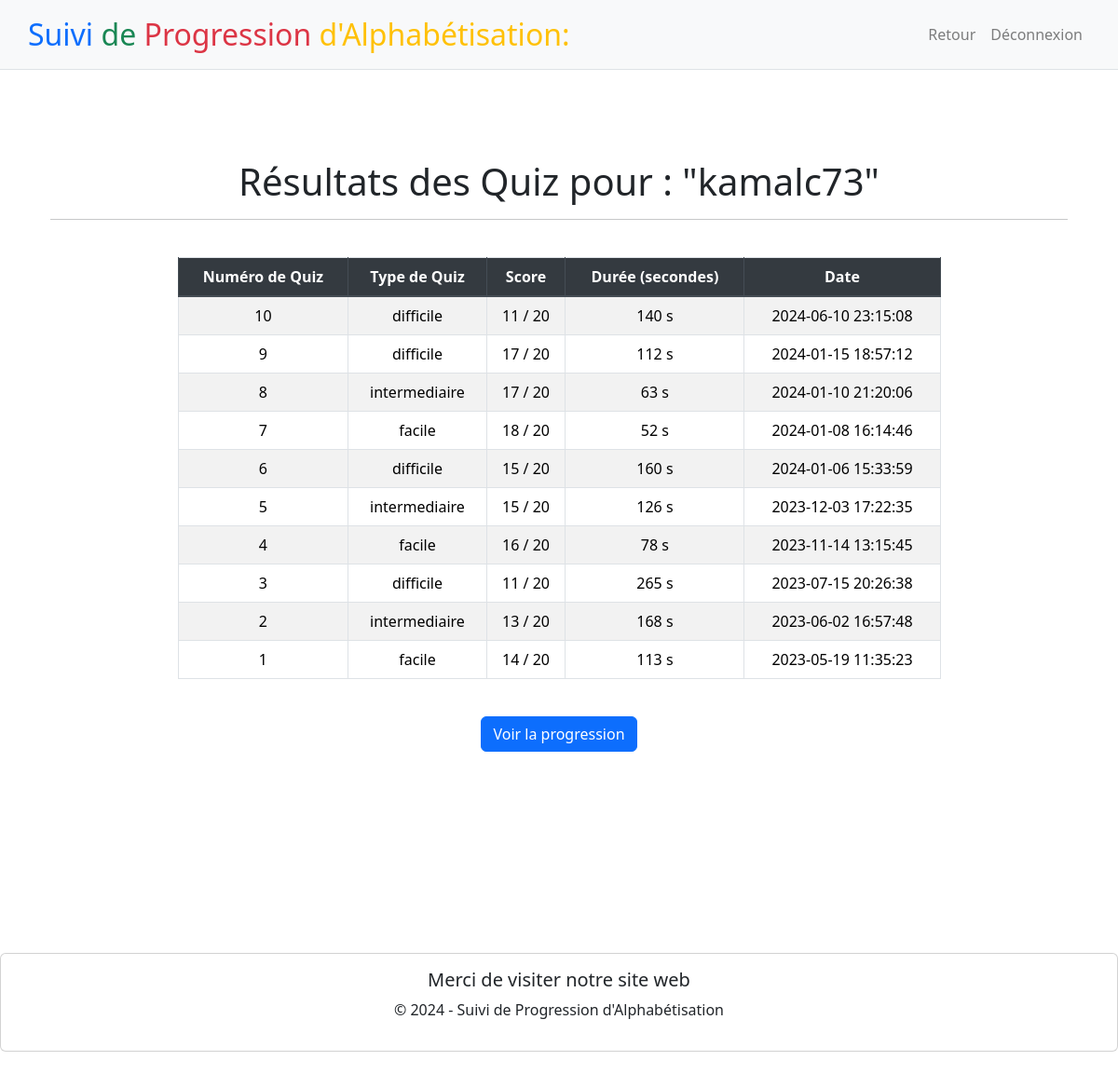
Page /voirResults (signed in) on the committed database.
### tables this page shows
CREATE TABLE user (
    id INTEGER PRIMARY KEY AUTOINCREMENT,
    username VARCHAR(25) NOT NULL UNIQUE,
    password VARCHAR(25) NOT NULL,
    type VARCHAR(10) NOT NULL
);

CREATE TABLE "quiz" (
    id INTEGER PRIMARY KEY AUTOINCREMENT,
    type TEXT NOT NULL,
    datetime DATETIME NOT NULL,
    duree INTEGER,
    score INTEGER,
    id_user INTEGER,
    FOREIGN KEY (id_user) REFERENCES user(id)
);

### app.py (the view)
@app.route("/voirResults", methods=["GET"])
def voirResults():
    if request.method == 'GET' and 'user_id' in session:
        user_id = session['user_id']
        conn = sqlite3.connect('database.db')
        cursor = conn.cursor()
        cursor.execute("SELECT username FROM user WHERE id = ?", (user_id,))
        user = cursor.fetchone()
        if user:
            username = user[0]
            cursor.execute("SELECT type, score, duree, datetime FROM quiz WHERE id_user = ? ORDER BY datetime DESC", (user_id,))
            quizzes = cursor.fetchall()
            conn.close()
            return render_template("voirResults.html", username=username, quizzes=quizzes)
        else:
            conn.close()
            return redirect(url_for('home'))
    else:
        return redirect(url_for('home'))

### templates/voirResults.html (shortened to what this page needs)
{% extends "layout.html" %}
{% block navLink %}
    <li class="nav-item">
        <a class="nav-link" href="{{ url_for('home') }}">Retour</a>
    </li>
{% endblock %}
{% block main %}
    <div class="container mt-5">
        <h1 class="text-center">Résultats des Quiz pour : "{{ username }}"</h1>
        <hr>
        <div class="table-container">
            {% if quizzes %}
                <table class="table table-striped table-bordered mt-4 quiz-table">
                    <thead class="thead-dark">
                        <tr>
                            <th scope="col">Numéro de Quiz</th>
                            <th scope="col">Type de Quiz</th>
                            <th scope="col">Score</th>
                            <th scope="col">Durée (secondes)</th>
                            <th scope="col">Date</th>
                        </tr>
                    </thead>
                    <tbody>
                        {% set quizzes_length = quizzes|length %}
                        {% for index in range(1, quizzes_length + 1) %}
                        <tr>
                            <td>{{ quizzes_length - index + 1 }}</td>
                            <td>{{ quizzes[index - 1][0] }}</td>
                            <td>{{ quizzes[index - 1][1] }} / 20</td>
                            <td>{{ quizzes[index - 1][2] }} s</td>
                            <td>{{ quizzes[index - 1][3] }}</td>
                        </tr>
                        {% endfor %}
                    </tbody>
                </table>
            {% endif %}
        </div>
    </div>
    <div class="text-center mt-4">
        <form action="{{ url_for('voirProgression') }}" method="GET">
            <button type="submit" class="btn btn-primary">Voir la progression</button>
        </form>
    </div>
{% endblock %}

### templates/layout.html (shortened to what this page needs)
<!DOCTYPE html>
<html lang="fr">
    <head>
        <link rel="stylesheet" href="https://cdn.jsdelivr.net/npm/bootstrap@4.3.1/dist/css/bootstrap.min.css">
        <link href="https://cdn.jsdelivr.net/npm/bootstrap@5.3.3/dist/css/bootstrap.min.css" rel="stylesheet">
        <link href="/static/css/style.css" rel="stylesheet">
    </head>
    <body>
        <header class="bg-light border-bottom">
            <nav class="navbar navbar-expand-md navbar-light container">
                <a class="navbar-brand" href="/">
                    <span class="text-primary">Suivi</span>
                    <span class="text-success">de</span>
                    <span class="text-danger">Progression</span>
                    <span class="text-warning">d'Alphabétisation:</span>
                </a>
                <div class="collapse navbar-collapse" id="navbar">
                    {% if session["user_id"] %}
                        <ul class="navbar-nav ml-auto">
                            {% block navLink%}{%endblock%}
                            <li class="nav-item"><a class="nav-link" href="/logout">Déconnexion</a></li>
                        </ul>
                    {% else %}
                        <ul class="navbar-nav ml-auto">
                            <li class="nav-item"><a class="nav-link" href="/register">S'inscrire</a></li>
                            <li class="nav-item"><a class="nav-link" href="/login">Connexion</a></li>
                        </ul>
                    {% endif %}
                </div>
            </nav>
        </header>
        <main class="container py-5 text-center">
            {% block main %}{% endblock %}
        </main>
        <br><br><br><br><br><br>
        <footer class="text-dark py-4">
            <div class="card text-center">
                <div class="card-body">
                    <h5 class="card-title">Merci de visiter notre site web</h5>
                    <p>&copy; 2024 - Suivi de Progression d'Alphabétisation</p>
                </div>
            </div>
        </footer>
    </body>
</html>

### static/css/style.css (style rules this page uses)
nav .navbar-brand { font-size: xx-large; }
header { background-color: #f8f9fa; }

### templates/voirResults.html (style rules this page uses)
.table-container { display: flex; justify-content: center; }
.quiz-table { max-width: 75%; width: 100%; }

### rows in the picture
user: username "kamalc73"
quiz: type "difficile", score "11", duree "140", datetime "2024-06-10 23:15:08"
quiz: type "difficile", score "17", duree "112", datetime "2024-01-15 18:57:12"
quiz: type "intermediaire", score "17", duree "63", datetime "2024-01-10 21:20:06"
quiz: type "facile", score "18", duree "52", datetime "2024-01-08 16:14:46"
quiz: type "difficile", score "15", duree "160", datetime "2024-01-06 15:33:59"
quiz: type "intermediaire", score "15", duree "126", datetime "2023-12-03 17:22:35"
quiz: type "facile", score "16", duree "78", datetime "2023-11-14 13:15:45"
quiz: type "difficile", score "11", duree "265", datetime "2023-07-15 20:26:38"
quiz: type "intermediaire", score "13", duree "168", datetime "2023-06-02 16:57:48"
quiz: type "facile", score "14", duree "113", datetime "2023-05-19 11:35:23"

### other values in the picture
{{ quizzes_length - index + 1 }} "10" "9" "8" "7" "6" "5" "4" "3" "2" "1"
